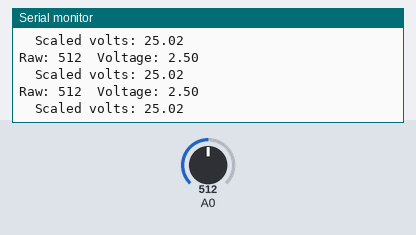
Bench run of a sketch on a simulated Arduino Uno, built with avr-gcc and run on an emulated ATmega328P. On the bench: the last lines printed to the serial monitor. The test bench sets the inputs (shaded band); at power-on: A0 = 512.

Above: at 1.2 s.
1.3 s: A0 set to 716
At 1.32 s:
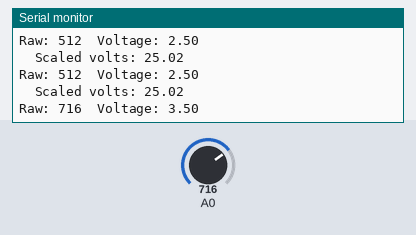
2.8 s: A0 set to 900
At 2.85 s:
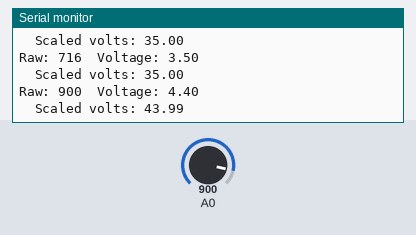
Timing chart, 0 to 5.8 s (numbered marks = the images above; inputs shaded):
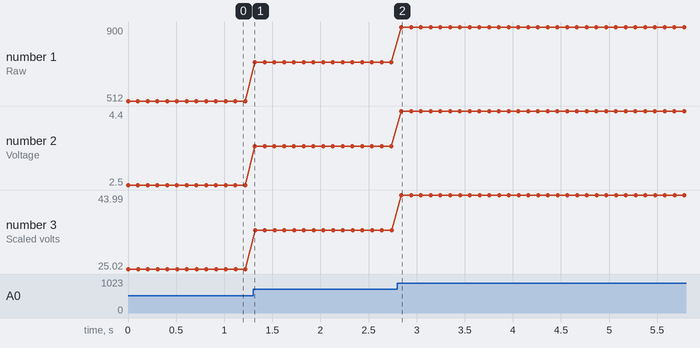

The sketch:

ldr_sensing.ino
```cpp
void setup() {
  Serial.begin(115200);
}

void loop() {
  int raw = analogRead(A0);
  float voltage = raw * (5.0 / 1023.0);

  Serial.print("Raw: ");
  Serial.print(raw);
  Serial.print("  Voltage: ");
  Serial.println(voltage);

  float scaled_volt = voltage*10;

  Serial.print("  Scaled volts: ");
  Serial.println(scaled_volt);

  delay(100);
}
```

Measured:
- after the input at 1.3 s, the serial monitor: prints a new line at once (image 1)
- after the input at 2.8 s, the serial monitor: prints a new line at once (image 2)
- plotted number 1: 512 → 716 after the input at 1.3 s, 716 → 900 after the input at 2.8 s
- plotted number 2: 2.5 → 3.5 after the input at 1.3 s, 3.5 → 4.4 after the input at 2.8 s
- plotted number 3: 25.02 → 35 after the input at 1.3 s, 35 → 43.99 after the input at 2.8 s
